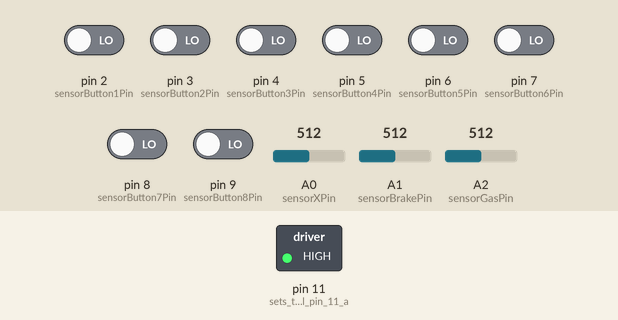
Recording of a sketch running on a simulated Arduino Uno, built with avr-gcc and run on an emulated ATmega328P. Parts: switched loads named in the sketch (green lamp = pin HIGH). Dashed ring = blinking. Inputs (shaded band) come from the test bench; at power-on: pin 2 (sensorButton1Pin), pin 3 (sensorButton2Pin), pin 4 (sensorButton3Pin), pin 5 (sensorButton4Pin), pin 6 (sensorButton5Pin), pin 7 (sensorButton6Pin), pin 8 (sensorButton7Pin), pin 9 (sensorButton8Pin) LOW, A0 (sensorXPin) = 512, A1 (sensorBrakePin) = 512, A2 (sensorGasPin) = 512. What the sketch prints to the serial monitor is not drawn.

Above: at 0.2 s.
Timing chart, 0 to 3.0 s (numbered marks = the images above):
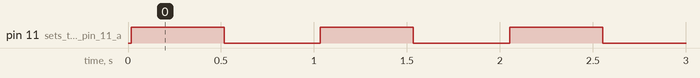

Measured:
- by itself, pin 11 (sets_the_digital_pin_11_a): alternates HIGH for 0.50 s and LOW for 0.52 s

The sketch:

wheel.ino
```cpp
const int sensorXPin = A0;
const int sensorGasPin = A2;
const int sensorBrakePin = A1;
const int sensorButton1Pin = 2;
const int sensorButton2Pin = 3;

const int sensorButton3Pin = 4;
const int sensorButton4Pin = 5;
const int sensorButton5Pin = 6;
const int sensorButton6Pin = 7;
const int sensorButton7Pin = 8;
const int sensorButton8Pin = 9;

void setup() {
  Serial.begin(30000);  // Update baud rate to match Python script
  pinMode(sensorButton1Pin, INPUT);
  pinMode(sensorButton2Pin, INPUT);
  pinMode(sensorButton3Pin, INPUT);
  pinMode(sensorButton4Pin, INPUT);
  pinMode(sensorButton5Pin, INPUT);
  pinMode(sensorButton6Pin, INPUT);
  pinMode(sensorButton7Pin, INPUT);
  pinMode(sensorButton8Pin, INPUT);
    pinMode(11, OUTPUT);  // sets the digital pin 11 as output (LED)

}

void loop() {
  int sensorXValue = analogRead(sensorXPin) - 10;
  int sensorBrakeValue = analogRead(sensorBrakePin);
  int sensorGasValue = analogRead(sensorGasPin);
  int sensorButton1Value = digitalRead(sensorButton1Pin);  // Read button values
  int sensorButton2Value = digitalRead(sensorButton2Pin);
  int sensorButton3Value = digitalRead(sensorButton3Pin);
  int sensorButton4Value = digitalRead(sensorButton4Pin);
  int sensorButton5Value = digitalRead(sensorButton5Pin);
  int sensorButton6Value = digitalRead(sensorButton6Pin);
  int sensorButton7Value = digitalRead(sensorButton7Pin);
  int sensorButton8Value = digitalRead(sensorButton8Pin);

  // Map values for X, Brake, and Gas
  float mappedXValue = map(sensorXValue, 11, 995, -1000, 1000) / 1000.0;
  float mappedGasValue = map(sensorGasValue, 0, 210, -100, 1000) / 1000.0;
  float mappedBrakeValue = map(sensorBrakeValue, 220, 420, -100, 1000) / 1000.0;

  // Set conditions to adjust mappedXValue
  if (sensorXValue >= 480 && sensorXValue <= 511) {
    mappedXValue = 0.0;
  }

  if (sensorXValue >= 975 && sensorXValue <= 1000) {
    mappedXValue = 1.0;
  }

  if (sensorXValue >= 0 && sensorXValue <= 45) {
    mappedXValue = -1.0;
  }

  // Set conditions to adjust mappedGasValue
  if (sensorGasValue >= 0 && sensorGasValue <= 50) {
    mappedGasValue = 0.0;
  }

  if (sensorGasValue >= 192 && sensorGasValue <= 999) {
    mappedGasValue = 1.0;
  }

  // Set conditions to adjust mappedBrakeValue
  if (sensorBrakeValue >= 180 && sensorBrakeValue <= 238) {
    mappedBrakeValue = 0.0;
  }

  if (sensorBrakeValue >= 418 && sensorBrakeValue <= 480) {
    mappedBrakeValue = 1.0;
  }

  // Odeslání hodnot na sériovou linku
  Serial.print("X:");
  Serial.print(mappedXValue,4);
  Serial.print(",");
  Serial.print("Brake:");
  Serial.print(mappedBrakeValue,4);
  Serial.print(",");
  Serial.print("Gas:");
  Serial.print(mappedGasValue,4);
  Serial.print(",");
  Serial.print("Button1:");
  Serial.print(sensorButton1Value);
  Serial.print(",");
  Serial.print("Button2:");
  Serial.print(sensorButton2Value);
  Serial.print(",");
  Serial.print("Button3:");
  Serial.print(sensorButton3Value);
  Serial.print(",");
  Serial.print("Button4:");
  Serial.print(sensorButton4Value);
  Serial.print(",");
  Serial.print("Button5:");
  Serial.print(sensorButton5Value);
  Serial.print(",");
  Serial.print("Button6:");
  Serial.print(sensorButton6Value);
  Serial.print(",");
  Serial.print("Button7:");
  Serial.print(sensorButton7Value);
  Serial.print(",");
  Serial.print("Button8:");
  Serial.println(sensorButton8Value);
if (Serial.available() > 0) {
    String serialCommand = Serial.readStringUntil('\n');
    serialCommand.trim();

    if (serialCommand == "LED = 1") {
      digitalWrite(11, LOW);  // Turn off the LED
    }

} else {
      // Blink the LED every 500ms if no or invalid serial command received
      digitalWrite(11, HIGH);
      delay(500);
      digitalWrite(11, LOW);
      delay(500);
    }

}
```
